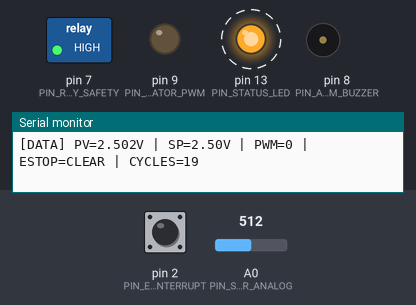
The sketch below on a simulated Arduino Uno, built with avr-gcc and run on an emulated ATmega328P. Parts: switched loads named in the sketch (green lamp = pin HIGH), output pins drawn as LEDs (lit = HIGH), buzzer (waves = sounding, pin HIGH), the last lines printed to the serial monitor. Dashed ring = blinking. The test bench sets the inputs (shaded band); at power-on: A0 (PIN_SENSOR_ANALOG) = 512, pin 2 (PIN_ESTOP_INTERRUPT) HIGH. EEPROM starts erased.

Above: at 1.2 s.
1.3 s: A0 (PIN_SENSOR_ANALOG) set to 306
At 1.6 s:
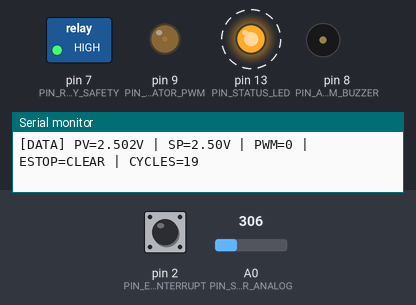
4.3 s: pin 2 (PIN_ESTOP_INTERRUPT) pulled LOW for 0.15 s
At 5.6 s:
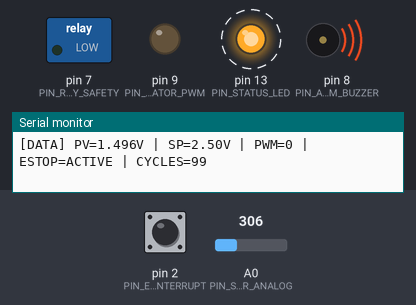
7.4 s: pin 2 (PIN_ESTOP_INTERRUPT) pulled LOW for 1 s
At 8.8 s:
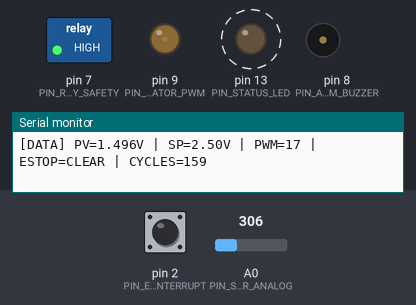
10.5 s: A0 (PIN_SENSOR_ANALOG) set to 40
13.5 s: pin 2 (PIN_ESTOP_INTERRUPT) pulled LOW for 3.2 s
At 14.8 s:
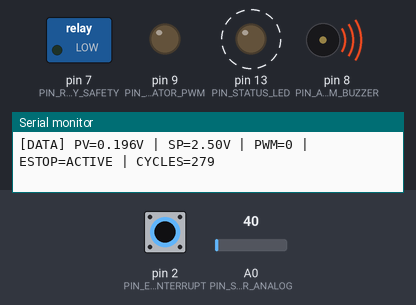
19.7 s: pin 2 (PIN_ESTOP_INTERRUPT) pulled LOW for 0.15 s
At 21.21 s:
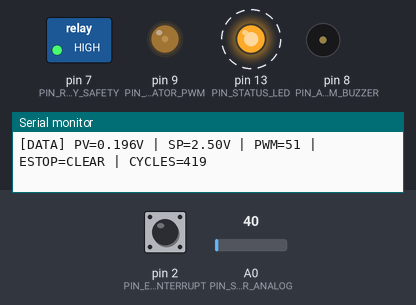
Timing chart, 0 to 26.5 s (numbered marks = the images above; inputs shaded):
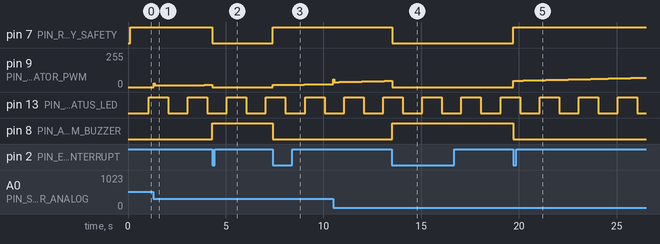

The sketch:

arduino-uno-addressable-fire-alarm.ino
```cpp
// (licence header left out)
#include <Arduino.h>
#include <Wire.h>
#include <EEPROM.h>

// --- PIN DEFINITIONS ---
const uint8_t PIN_SENSOR_ANALOG    = A0;  // Primary High-Impedance Sensor Input
const uint8_t PIN_REFERENCE_ANALOG = A1;  // Differential Zero / Bias Reference Input
const uint8_t PIN_STATUS_LED       = 13;  // System Activity Heartbeat Indicator
const uint8_t PIN_ALARM_BUZZER     = 8;   // High-Decibel Acoustic Warning Buzzer
const uint8_t PIN_ACTUATOR_PWM     = 9;   // Fast Phase-Correct Timer1 Actuator PWM Out
const uint8_t PIN_RELAY_SAFETY     = 7;   // Hardware Safety Cutoff Relay
const uint8_t PIN_ESTOP_INTERRUPT  = 2;   // INT0 External Hardware Emergency Stop Interrupt

// --- EEPROM MEMORY MAP ---
const int EEPROM_ADDR_MAGIC_KEY    = 0;
const int EEPROM_ADDR_SETPOINT     = 4;
const int EEPROM_ADDR_CALIB_GAIN   = 8;
const uint32_t EEPROM_MAGIC_VAL    = 0xDEADBEEF;

// --- VOLATILE INTERRUPT FLAGS & STATE ENGINE ---
volatile bool g_emergencyState = false;
volatile unsigned long g_lastInterruptTime = 0;

struct ControllerState {
    float setpoint;
    float calibGain;
    float currentValue;
    float integralError;
    float lastError;
    uint8_t pwmOutput;
    unsigned long lastControlTime;
    unsigned long lastTelemetryTime;
    unsigned long cycleCount;
};

static ControllerState g_state;

// --- HARDWARE INTERRUPT SERVICE ROUTINE (ISR: INT0) ---
void handleEmergencyStopISR() {
    unsigned long now = millis();
    if (now - g_lastInterruptTime > 50) { // 50ms Hardware Debounce
        g_emergencyState = !g_emergencyState;
        g_lastInterruptTime = now;
    }
}

// --- FAST DISCRETE FILTER & PID REGULATION ---
float filterAnalogSample(uint8_t pin) {
    uint32_t sum = 0;
    for (uint8_t i = 0; i < 8; i++) { // 8x Oversampling
        sum += analogRead(pin);
    }
    return (float)(sum >> 3) * (5.0f / 1023.0f);
}

uint8_t computePID(float current, float target, float dt) {
    float error = target - current;
    g_state.integralError += error * dt;

    // Anti-windup clamping
    if (g_state.integralError > 50.0f) g_state.integralError = 50.0f;
    if (g_state.integralError < -50.0f) g_state.integralError = -50.0f;

    float derivative = (error - g_state.lastError) / dt;
    g_state.lastError = error;

    float Kp = 12.0f;
    float Ki = 1.5f;
    float Kd = 0.8f;

    float output = (Kp * error) + (Ki * g_state.integralError) + (Kd * derivative);

    if (output < 0.0f) output = 0.0f;
    if (output > 255.0f) output = 255.0f;

    return (uint8_t)output;
}

void setup() {
    Serial.begin(115200);

    Serial.println(F("================================================================="));
    Serial.println(F(" Arduino Uno Addressable Fire Alarm Control Panel (FACP) Loop Poller"));
    Serial.println(F(" Platform     : Arduino Uno (ATmega328P)"));
    Serial.println(F(" Developed by : Muhammad Fikri"));
    Serial.println(F("================================================================="));

    // Configure Pin Modes
    pinMode(PIN_STATUS_LED, OUTPUT);
    pinMode(PIN_ALARM_BUZZER, OUTPUT);
    pinMode(PIN_ACTUATOR_PWM, OUTPUT);
    pinMode(PIN_RELAY_SAFETY, OUTPUT);
    pinMode(PIN_ESTOP_INTERRUPT, INPUT_PULLUP);

    // Initial Safe States
    digitalWrite(PIN_STATUS_LED, LOW);
    digitalWrite(PIN_ALARM_BUZZER, LOW);
    digitalWrite(PIN_ACTUATOR_PWM, LOW);
    digitalWrite(PIN_RELAY_SAFETY, LOW);

    // Attach Hardware Emergency Interrupt
    attachInterrupt(digitalPinToInterrupt(PIN_ESTOP_INTERRUPT), handleEmergencyStopISR, FALLING);

    // Initialize State & EEPROM Verification
    uint32_t magic = 0;
    EEPROM.get(EEPROM_ADDR_MAGIC_KEY, magic);
    if (magic == EEPROM_MAGIC_VAL) {
        EEPROM.get(EEPROM_ADDR_SETPOINT, g_state.setpoint);
        EEPROM.get(EEPROM_ADDR_CALIB_GAIN, g_state.calibGain);
        Serial.println(F("[EEPROM] Restored Valid Parameters from Non-Volatile Memory."));
    } else {
        g_state.setpoint = 2.50f; // Default 2.50V Setpoint
        g_state.calibGain = 1.00f;
        EEPROM.put(EEPROM_ADDR_MAGIC_KEY, EEPROM_MAGIC_VAL);
        EEPROM.put(EEPROM_ADDR_SETPOINT, g_state.setpoint);
        EEPROM.put(EEPROM_ADDR_CALIB_GAIN, g_state.calibGain);
        Serial.println(F("[EEPROM] Formatted & Initialized Factory Defaults."));
    }

    g_state.currentValue = 0.0f;
    g_state.integralError = 0.0f;
    g_state.lastError = 0.0f;
    g_state.pwmOutput = 0;
    g_state.lastControlTime = millis();
    g_state.lastTelemetryTime = millis();
    g_state.cycleCount = 0;

    Serial.println(F("[SYSTEM] Initialization Complete. Running Real-Time Loop."));
}

void loop() {
    unsigned long currentMillis = millis();

    // 1. High-Speed 20Hz Control Loop (every 50ms)
    if (currentMillis - g_state.lastControlTime >= 50) {
        float dt = (currentMillis - g_state.lastControlTime) / 1000.0f;
        g_state.lastControlTime = currentMillis;

        // Sample Input
        float rawVoltage = filterAnalogSample(PIN_SENSOR_ANALOG);
        g_state.currentValue = rawVoltage * g_state.calibGain;

        // Emergency Condition Check
        if (g_emergencyState) {
            // Safe Shutdown
            digitalWrite(PIN_RELAY_SAFETY, LOW);
            analogWrite(PIN_ACTUATOR_PWM, 0);
            digitalWrite(PIN_ALARM_BUZZER, HIGH);
            g_state.pwmOutput = 0;
        } else {
            digitalWrite(PIN_RELAY_SAFETY, HIGH);
            digitalWrite(PIN_ALARM_BUZZER, LOW);

            // Calculate PID
            g_state.pwmOutput = computePID(g_state.currentValue, g_state.setpoint, dt);
            analogWrite(PIN_ACTUATOR_PWM, g_state.pwmOutput);
        }
        g_state.cycleCount++;
    }

    // 2. Telemetry & Heartbeat 1Hz Loop (every 1000ms)
    if (currentMillis - g_state.lastTelemetryTime >= 1000) {
        g_state.lastTelemetryTime = currentMillis;

        // Heartbeat LED
        digitalWrite(PIN_STATUS_LED, !digitalRead(PIN_STATUS_LED));

        // Output Formatted Telemetry
        Serial.print(F("[DATA] PV="));
        Serial.print(g_state.currentValue, 3);
        Serial.print(F("V | SP="));
        Serial.print(g_state.setpoint, 2);
        Serial.print(F("V | PWM="));
        Serial.print(g_state.pwmOutput);
        Serial.print(F(" | ESTOP="));
        Serial.print(g_emergencyState ? F("ACTIVE") : F("CLEAR"));
        Serial.print(F(" | CYCLES="));
        Serial.println(g_state.cycleCount);
    }
}
```

Measured:
- after the input at 1.3 s, pin 9 (PIN_ACTUATOR_PWM): moves from 0/255 to 16/255 over 2.6 s, starting at once
- after the input at 4.3 s, pin 7 (PIN_RELAY_SAFETY): HIGH → LOW at once; pin 8 (PIN_ALARM_BUZZER): LOW → HIGH at once
- after the input at 7.4 s, pin 7 (PIN_RELAY_SAFETY): LOW → HIGH at once; pin 9 (PIN_ACTUATOR_PWM): moves from 0/255 to 21/255 over 2.9 s, starting at once; pin 8 (PIN_ALARM_BUZZER): HIGH → LOW at once
- after the input at 13.5 s, pin 7 (PIN_RELAY_SAFETY): HIGH → LOW at once; pin 8 (PIN_ALARM_BUZZER): LOW → HIGH at once
- after the input at 19.7 s, pin 7 (PIN_RELAY_SAFETY): LOW → HIGH at once; pin 9 (PIN_ACTUATOR_PWM): moves from 0/255 to 70/255 over 6.6 s, starting at once; pin 8 (PIN_ALARM_BUZZER): HIGH → LOW at once
- by itself, pin 13 (PIN_STATUS_LED): alternates HIGH for 1.0 s and LOW for 1.0 s
